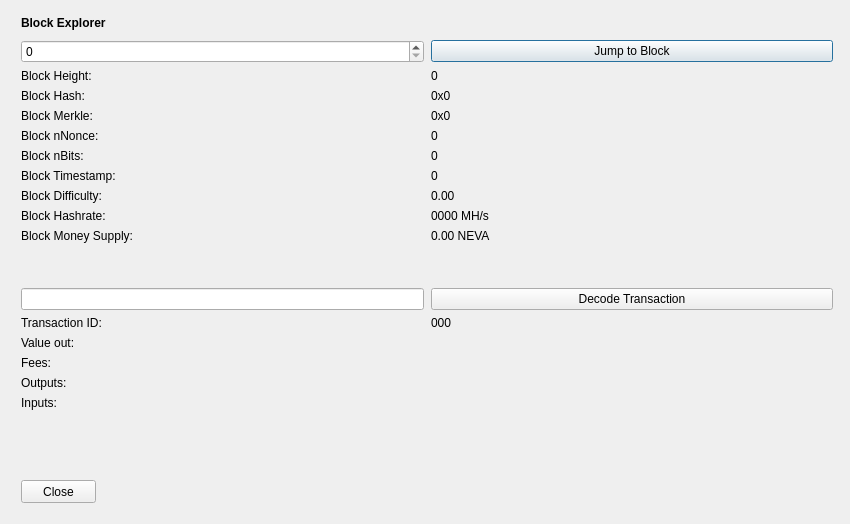
<?xml version="1.0" encoding="UTF-8"?>
<ui version="4.0">
 <class>BlockBrowser</class>
 <widget class="QDialog" name="BlockBrowser">
  <property name="windowModality">
   <enum>Qt::NonModal</enum>
  </property>
  <property name="enabled">
   <bool>true</bool>
  </property>
  <property name="geometry">
   <rect>
    <x>0</x>
    <y>0</y>
    <width>850</width>
    <height>524</height>
   </rect>
  </property>
  <property name="sizePolicy">
   <sizepolicy hsizetype="Preferred" vsizetype="Preferred">
    <horstretch>0</horstretch>
    <verstretch>0</verstretch>
   </sizepolicy>
  </property>
  <property name="minimumSize">
   <size>
    <width>0</width>
    <height>0</height>
   </size>
  </property>
  <property name="acceptDrops">
   <bool>false</bool>
  </property>
  <property name="windowTitle">
   <string>Testcoin Block Explorer</string>
  </property>
  <layout class="QGridLayout">
   <property name="sizeConstraint">
    <enum>QLayout::SetMaximumSize</enum>
   </property>
   <property name="leftMargin">
    <number>21</number>
   </property>
   <property name="topMargin">
    <number>10</number>
   </property>
   <property name="rightMargin">
    <number>10</number>
   </property>
   <item row="1" column="0">
    <widget class="QWidget" name="widget" native="true">
     <widget class="QWidget" name="layoutWidgetBE1">
      <property name="geometry">
       <rect>
        <x>0</x>
        <y>0</y>
        <width>822</width>
        <height>27</height>
       </rect>
      </property>
      <layout class="QHBoxLayout" name="horizontalLayoutBE">
       <property name="spacing">
        <number>7</number>
       </property>
       <item>
        <widget class="QLabel" name="labelBlockExplorer">
         <property name="sizePolicy">
          <sizepolicy hsizetype="Preferred" vsizetype="Maximum">
           <horstretch>0</horstretch>
           <verstretch>0</verstretch>
          </sizepolicy>
         </property>
         <property name="font">
          <font>
           <weight>75</weight>
           <bold>true</bold>
          </font>
         </property>
         <property name="styleSheet">
          <string notr="true">font-weight:bold;</string>
         </property>
         <property name="text">
          <string>Block Explorer</string>
         </property>
        </widget>
       </item>
       <item>
        <spacer name="horizontalSpacerBE">
         <property name="orientation">
          <enum>Qt::Horizontal</enum>
         </property>
         <property name="sizeHint" stdset="0">
          <size>
           <width>40</width>
           <height>20</height>
          </size>
         </property>
        </spacer>
       </item>
      </layout>
     </widget>
     <widget class="QWidget" name="layoutWidgetBE2">
      <property name="geometry">
       <rect>
        <x>0</x>
        <y>30</y>
        <width>812</width>
        <height>410</height>
       </rect>
      </property>
      <layout class="QGridLayout" name="gridLayoutBE" rowstretch="0,0,0,0,0,0,0,0,0,0,0,0,0,0,0,0,0,0,0,0" columnstretch="0,0">
       <property name="sizeConstraint">
        <enum>QLayout::SetDefaultConstraint</enum>
       </property>
       <property name="horizontalSpacing">
        <number>7</number>
       </property>
       <item row="14" column="1">
        <widget class="QLabel" name="txID">
         <property name="text">
          <string>000</string>
         </property>
         <property name="textInteractionFlags">
          <set>Qt::LinksAccessibleByMouse|Qt::TextSelectableByMouse</set>
         </property>
        </widget>
       </item>
       <item row="8" column="1">
        <widget class="QLabel" name="timeBox">
         <property name="text">
          <string>0</string>
         </property>
         <property name="textInteractionFlags">
          <set>Qt::LinksAccessibleByMouse|Qt::TextSelectableByMouse</set>
         </property>
        </widget>
       </item>
       <item row="9" column="1">
        <widget class="QLabel" name="diffBox">
         <property name="text">
          <string>0.00</string>
         </property>
         <property name="textInteractionFlags">
          <set>Qt::LinksAccessibleByMouse|Qt::TextSelectableByMouse</set>
         </property>
        </widget>
       </item>
       <item row="10" column="0">
        <widget class="QLabel" name="hashRateLabel">
         <property name="text">
          <string>Block Hashrate:</string>
         </property>
        </widget>
       </item>
       <item row="9" column="0">
        <widget class="QLabel" name="diffLabel">
         <property name="text">
          <string>Block Difficulty:</string>
         </property>
        </widget>
       </item>
       <item row="17" column="1">
        <widget class="QLabel" name="outputBox">
         <property name="text">
          <string/>
         </property>
         <property name="alignment">
          <set>Qt::AlignLeading|Qt::AlignLeft|Qt::AlignTop</set>
         </property>
         <property name="textInteractionFlags">
          <set>Qt::LinksAccessibleByMouse|Qt::TextSelectableByMouse</set>
         </property>
        </widget>
       </item>
       <item row="3" column="1">
        <widget class="QLabel" name="heightLabelBE1">
         <property name="text">
          <string>0</string>
         </property>
         <property name="textInteractionFlags">
          <set>Qt::LinksAccessibleByMouse|Qt::TextSelectableByMouse</set>
         </property>
        </widget>
       </item>
       <item row="1" column="1">
        <widget class="QPushButton" name="blockButton">
         <property name="text">
          <string>Jump to Block</string>
         </property>
        </widget>
       </item>
       <item row="3" column="0">
        <widget class="QLabel" name="heightLabelBE2">
         <property name="text">
          <string>Block Height:</string>
         </property>
        </widget>
       </item>
       <item row="7" column="0">
        <widget class="QLabel" name="bitsLabel">
         <property name="text">
          <string>Block nBits:</string>
         </property>
        </widget>
       </item>
       <item row="6" column="1">
        <widget class="QLabel" name="nonceBox">
         <property name="text">
          <string>0</string>
         </property>
         <property name="textInteractionFlags">
          <set>Qt::LinksAccessibleByMouse|Qt::TextSelectableByMouse</set>
         </property>
        </widget>
       </item>
       <item row="6" column="0">
        <widget class="QLabel" name="nonceLabel">
         <property name="text">
          <string>Block nNonce:</string>
         </property>
        </widget>
       </item>
       <item row="5" column="1">
        <widget class="QLabel" name="merkleBox">
         <property name="minimumSize">
          <size>
           <width>187</width>
           <height>0</height>
          </size>
         </property>
         <property name="text">
          <string>0x0</string>
         </property>
         <property name="textInteractionFlags">
          <set>Qt::LinksAccessibleByMouse|Qt::TextSelectableByMouse</set>
         </property>
        </widget>
       </item>
       <item row="16" column="0">
        <widget class="QLabel" name="feesLabel">
         <property name="text">
          <string>Fees:</string>
         </property>
        </widget>
       </item>
       <item row="15" column="1">
        <widget class="QLabel" name="valueBox">
         <property name="text">
          <string/>
         </property>
         <property name="textInteractionFlags">
          <set>Qt::LinksAccessibleByMouse|Qt::TextSelectableByMouse</set>
         </property>
        </widget>
       </item>
       <item row="7" column="1">
        <widget class="QLabel" name="bitsBox">
         <property name="text">
          <string>0</string>
         </property>
         <property name="textInteractionFlags">
          <set>Qt::LinksAccessibleByMouse|Qt::TextSelectableByMouse</set>
         </property>
        </widget>
       </item>
       <item row="8" column="0">
        <widget class="QLabel" name="timeLabel">
         <property name="text">
          <string>Block Timestamp:</string>
         </property>
        </widget>
       </item>
       <item row="17" column="0">
        <widget class="QLabel" name="outputLabel">
         <property name="text">
          <string>Outputs:</string>
         </property>
         <property name="alignment">
          <set>Qt::AlignLeading|Qt::AlignLeft|Qt::AlignTop</set>
         </property>
        </widget>
       </item>
       <item row="1" column="0">
        <widget class="QSpinBox" name="heightBox">
         <property name="sizePolicy">
          <sizepolicy hsizetype="Preferred" vsizetype="Fixed">
           <horstretch>0</horstretch>
           <verstretch>0</verstretch>
          </sizepolicy>
         </property>
         <property name="maximum">
          <number>99999999</number>
         </property>
        </widget>
       </item>
       <item row="4" column="0">
        <widget class="QLabel" name="hashLabel">
         <property name="text">
          <string>Block Hash:</string>
         </property>
        </widget>
       </item>
       <item row="16" column="1">
        <widget class="QLabel" name="feesBox">
         <property name="text">
          <string/>
         </property>
         <property name="textInteractionFlags">
          <set>Qt::LinksAccessibleByMouse|Qt::TextSelectableByMouse</set>
         </property>
        </widget>
       </item>
       <item row="4" column="1">
        <widget class="QLabel" name="hashBox">
         <property name="enabled">
          <bool>true</bool>
         </property>
         <property name="sizePolicy">
          <sizepolicy hsizetype="Preferred" vsizetype="Preferred">
           <horstretch>0</horstretch>
           <verstretch>0</verstretch>
          </sizepolicy>
         </property>
         <property name="minimumSize">
          <size>
           <width>0</width>
           <height>0</height>
          </size>
         </property>
         <property name="text">
          <string>0x0</string>
         </property>
         <property name="textInteractionFlags">
          <set>Qt::LinksAccessibleByMouse|Qt::TextSelectableByMouse</set>
         </property>
        </widget>
       </item>
       <item row="14" column="0">
        <widget class="QLabel" name="txLabel">
         <property name="text">
          <string>Transaction ID:</string>
         </property>
        </widget>
       </item>
       <item row="15" column="0">
        <widget class="QLabel" name="valueLabel">
         <property name="text">
          <string>Value out:</string>
         </property>
        </widget>
       </item>
       <item row="13" column="0">
        <widget class="QLineEdit" name="txBox">
         <property name="sizePolicy">
          <sizepolicy hsizetype="Preferred" vsizetype="Fixed">
           <horstretch>0</horstretch>
           <verstretch>0</verstretch>
          </sizepolicy>
         </property>
         <property name="inputMask">
          <string comment="Transaction id" extracomment="Transaction id"/>
         </property>
        </widget>
       </item>
       <item row="12" column="0">
        <spacer name="verticalSpacer_2">
         <property name="orientation">
          <enum>Qt::Vertical</enum>
         </property>
         <property name="sizeHint" stdset="0">
          <size>
           <width>20</width>
           <height>20</height>
          </size>
         </property>
        </spacer>
       </item>
       <item row="10" column="1">
        <widget class="QLabel" name="hashRateBox">
         <property name="text">
          <string>0000 MH/s</string>
         </property>
         <property name="textInteractionFlags">
          <set>Qt::LinksAccessibleByMouse|Qt::TextSelectableByMouse</set>
         </property>
        </widget>
       </item>
       <item row="19" column="0">
        <spacer name="verticalSpacer">
         <property name="orientation">
          <enum>Qt::Vertical</enum>
         </property>
         <property name="sizeHint" stdset="0">
          <size>
           <width>20</width>
           <height>40</height>
          </size>
         </property>
        </spacer>
       </item>
       <item row="13" column="1">
        <widget class="QPushButton" name="txButton">
         <property name="text">
          <string>Decode Transaction</string>
         </property>
        </widget>
       </item>
       <item row="18" column="0">
        <widget class="QLabel" name="inputLabel">
         <property name="text">
          <string>Inputs:</string>
         </property>
         <property name="alignment">
          <set>Qt::AlignLeading|Qt::AlignLeft|Qt::AlignTop</set>
         </property>
        </widget>
       </item>
       <item row="5" column="0">
        <widget class="QLabel" name="merkleLabel">
         <property name="text">
          <string>Block Merkle:</string>
         </property>
        </widget>
       </item>
       <item row="18" column="1">
        <widget class="QLabel" name="inputBox">
         <property name="text">
          <string/>
         </property>
         <property name="alignment">
          <set>Qt::AlignLeading|Qt::AlignLeft|Qt::AlignTop</set>
         </property>
         <property name="textInteractionFlags">
          <set>Qt::LinksAccessibleByMouse|Qt::TextSelectableByMouse</set>
         </property>
        </widget>
       </item>
       <item row="11" column="0">
        <widget class="QLabel" name="moneySupplyLabel">
         <property name="text">
          <string>Block Money Supply:</string>
         </property>
        </widget>
       </item>
       <item row="11" column="1">
        <widget class="QLabel" name="moneySupplyBox">
         <property name="text">
          <string>0.00 NEVA</string>
         </property>
         <property name="textInteractionFlags">
          <set>Qt::LinksAccessibleByMouse|Qt::TextSelectableByMouse</set>
         </property>
        </widget>
       </item>
      </layout>
     </widget>
     <widget class="QPushButton" name="closeButton">
      <property name="geometry">
       <rect>
        <x>0</x>
        <y>470</y>
        <width>75</width>
        <height>23</height>
       </rect>
      </property>
      <property name="text">
       <string>Close</string>
      </property>
     </widget>
    </widget>
   </item>
  </layout>
 </widget>
 <resources/>
 <connections/>
</ui>
